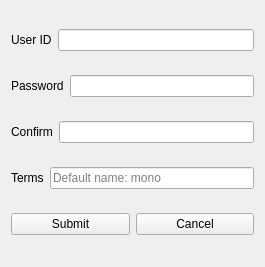
<?xml version="1.0" encoding="UTF-8"?>
<ui version="4.0">
 <class>RegisterWidget</class>
 <widget class="QWidget" name="RegisterWidget">
  <property name="geometry">
   <rect>
    <x>0</x>
    <y>0</y>
    <width>265</width>
    <height>267</height>
   </rect>
  </property>
  <property name="sizePolicy">
   <sizepolicy hsizetype="Fixed" vsizetype="Fixed">
    <horstretch>0</horstretch>
    <verstretch>0</verstretch>
   </sizepolicy>
  </property>
  <property name="windowTitle">
   <string>register</string>
  </property>
  <layout class="QVBoxLayout" name="verticalLayout">
   <item>
    <layout class="QHBoxLayout" name="layout_username">
     <item>
      <widget class="CaptionLabel" name="lb_username">
       <property name="text">
        <string>User ID</string>
       </property>
      </widget>
     </item>
     <item>
      <widget class="LineEdit" name="le_username">
       <property name="inputMethodHints">
        <set>Qt::ImhHiddenText|Qt::ImhLatinOnly|Qt::ImhNoAutoUppercase</set>
       </property>
       <property name="echoMode">
        <enum>QLineEdit::Normal</enum>
       </property>
       <property name="clearButtonEnabled">
        <bool>true</bool>
       </property>
      </widget>
     </item>
    </layout>
   </item>
   <item>
    <layout class="QHBoxLayout" name="layout_password">
     <item>
      <widget class="CaptionLabel" name="lb_password">
       <property name="text">
        <string>Password</string>
       </property>
      </widget>
     </item>
     <item>
      <widget class="LineEdit" name="le_password">
       <property name="inputMethodHints">
        <set>Qt::ImhHiddenText|Qt::ImhLatinOnly|Qt::ImhNoAutoUppercase|Qt::ImhNoPredictiveText|Qt::ImhSensitiveData</set>
       </property>
       <property name="echoMode">
        <enum>QLineEdit::Password</enum>
       </property>
       <property name="clearButtonEnabled">
        <bool>true</bool>
       </property>
      </widget>
     </item>
    </layout>
   </item>
   <item>
    <layout class="QHBoxLayout" name="layout_doublecheck">
     <item>
      <widget class="CaptionLabel" name="lb_doublecheck">
       <property name="text">
        <string>Confirm</string>
       </property>
      </widget>
     </item>
     <item>
      <widget class="LineEdit" name="le_doublecheck">
       <property name="inputMethodHints">
        <set>Qt::ImhHiddenText|Qt::ImhLatinOnly|Qt::ImhNoAutoUppercase|Qt::ImhNoPredictiveText|Qt::ImhSensitiveData</set>
       </property>
       <property name="echoMode">
        <enum>QLineEdit::Password</enum>
       </property>
       <property name="clearButtonEnabled">
        <bool>true</bool>
       </property>
      </widget>
     </item>
    </layout>
   </item>
   <item>
    <layout class="QHBoxLayout" name="layout_nickname">
     <item>
      <widget class="CaptionLabel" name="lb_nickname">
       <property name="text">
        <string>Terms</string>
       </property>
      </widget>
     </item>
     <item>
      <widget class="LineEdit" name="le_nickname">
       <property name="text">
        <string/>
       </property>
       <property name="placeholderText">
        <string>Default name: mono</string>
       </property>
       <property name="clearButtonEnabled">
        <bool>true</bool>
       </property>
      </widget>
     </item>
    </layout>
   </item>
   <item>
    <layout class="QHBoxLayout" name="horizontalLayout">
     <item>
      <widget class="PushButton" name="bt_ok">
       <property name="autoFillBackground">
        <bool>false</bool>
       </property>
       <property name="text">
        <string>Submit</string>
       </property>
      </widget>
     </item>
     <item>
      <widget class="PushButton" name="bt_cancel">
       <property name="text">
        <string>Cancel</string>
       </property>
      </widget>
     </item>
    </layout>
   </item>
  </layout>
 </widget>
 <customwidgets>
  <customwidget>
   <class>PushButton</class>
   <extends>QPushButton</extends>
   <header>qfluentwidgets</header>
  </customwidget>
  <customwidget>
   <class>CaptionLabel</class>
   <extends>QLabel</extends>
   <header>qfluentwidgets</header>
  </customwidget>
  <customwidget>
   <class>LineEdit</class>
   <extends>QLineEdit</extends>
   <header>qfluentwidgets</header>
  </customwidget>
 </customwidgets>
 <resources/>
 <connections/>
</ui>
